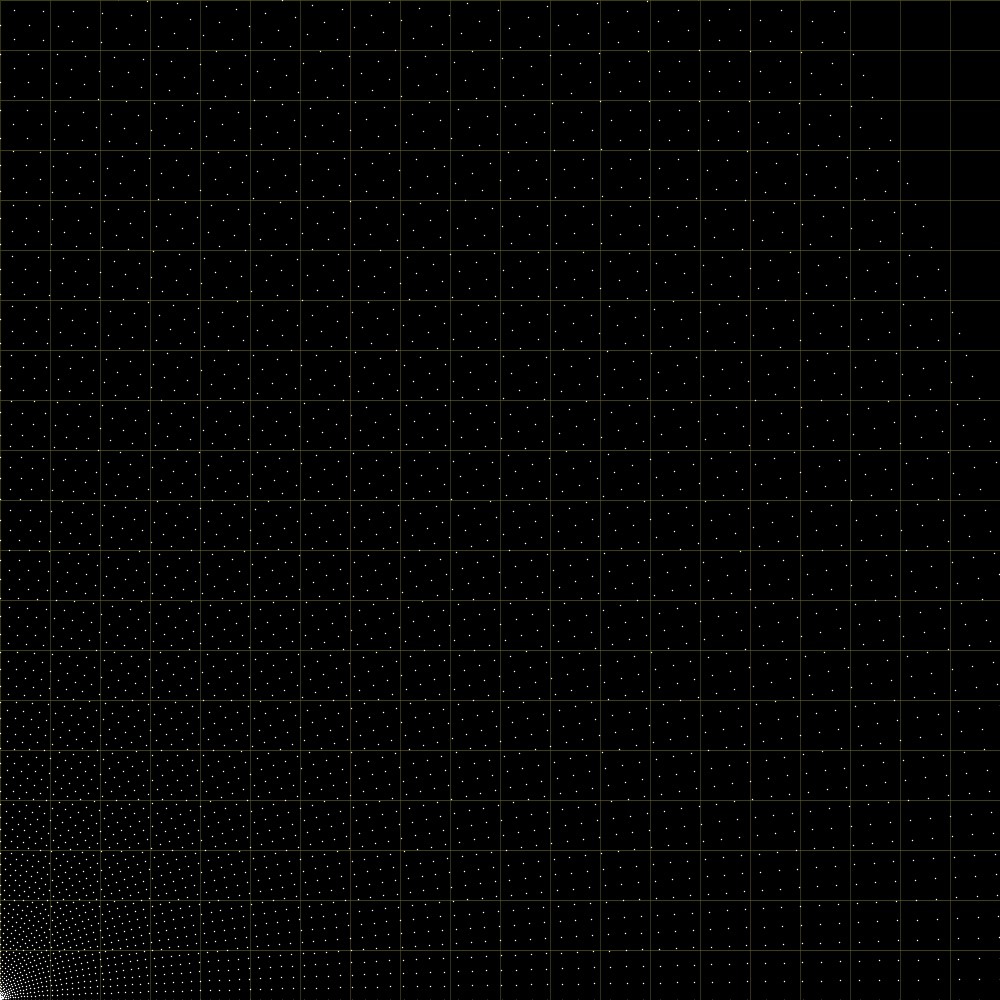
Frame 1 (no input)
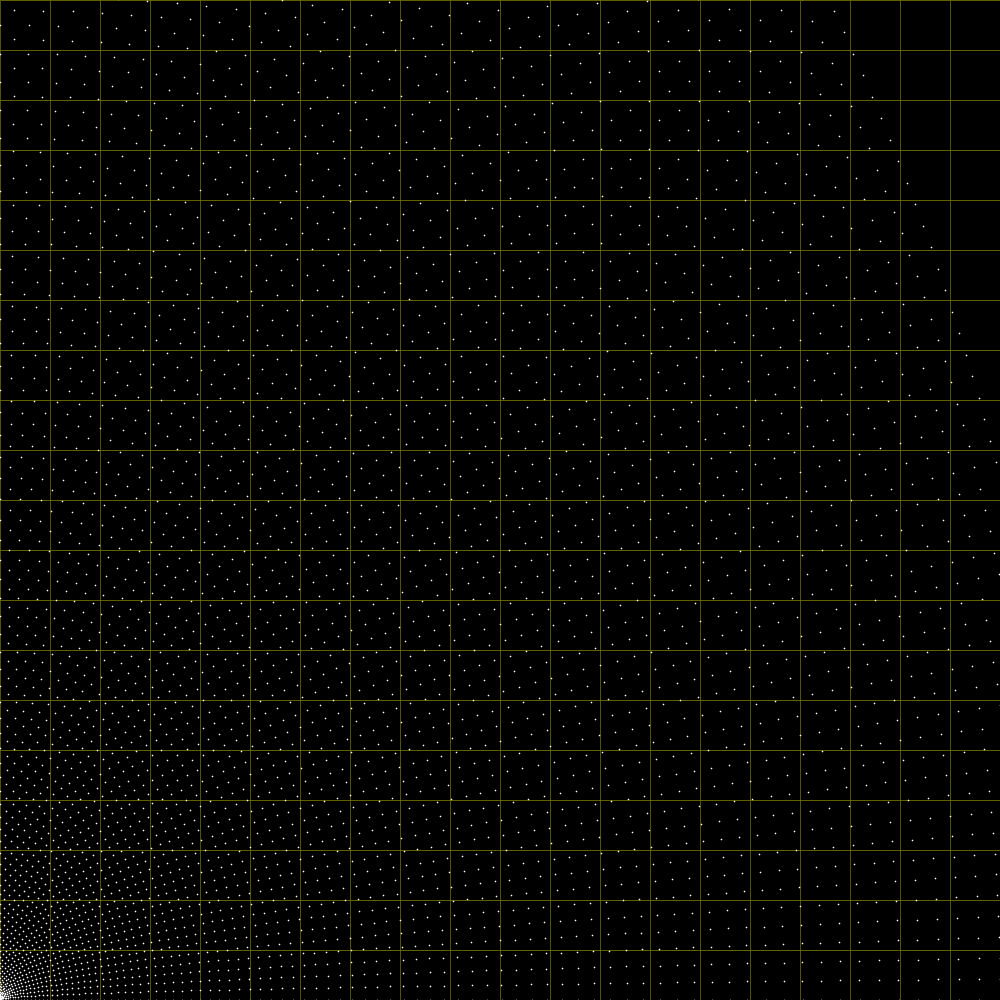
Frame 2 (the mouse pressed at the canvas centre, redrawn once)

The Processing sketch that drew these frames (run headless with seeded random() and noise(); the mouse was pressed at the canvas centre and the sketch redrawn once):

// Processing sketch: pitagora
// ── pitagora.pde
//Simone Cimolato, 14/12/2017

void setup() {
  size(1000, 1000);
  background(0);
  noLoop();
}

void draw() {
  int x;
  int y;
  
  //grid density
  int lines = 20;
 
  //grid's settings
  strokeWeight(0.4);
  stroke(128,128,0);
  
  //grid
  for(int i = 0; i <= width; i+=(width/lines)) {
      line(i, 0, i, height);
  }
  for(int j = 0; j <= width; j+=(width/lines)) {
      line(0, j, width, j);
  }
  
  //points' settings
  stroke(255);
  strokeWeight(1.5);
  
  //how many points to plot
  int points = 100;
  
  //zooming
  float scale = ((float)points/50.0)*log(points);
  
  for (x = 0; x < points; x++) {
      for (y = 0; y < points; y++) {
          //where the magic happens.
          point((x*x - y*y)/scale, height - (2*x*y)/scale);
      }
  }
}

//screenshot
void mousePressed(){
   save("Output.png");
   println("Screenshot saved.");
}
